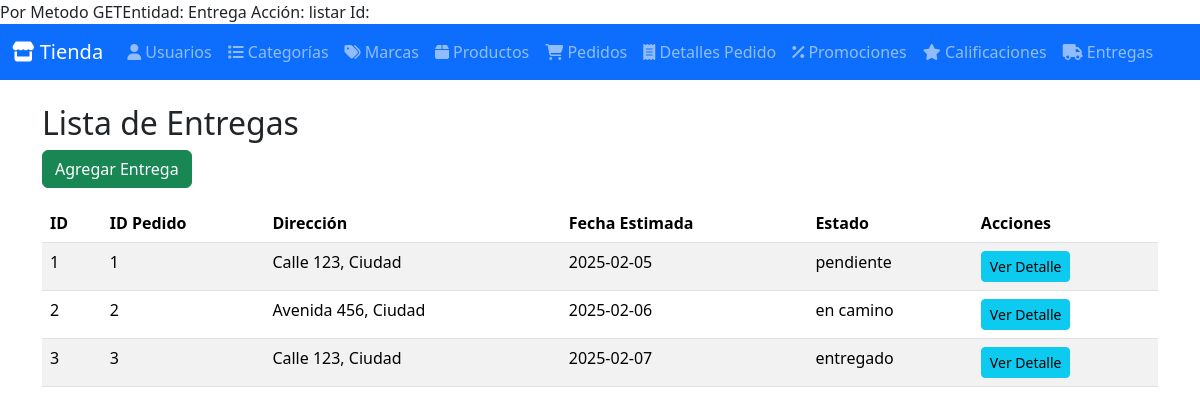
The app's page /index.php?entity=Entrega&action=listar with its own data.
### tables this page shows
CREATE TABLE entregas (
    id INT AUTO_INCREMENT PRIMARY KEY,
    id_pedido INT,
    direccion_entrega TEXT NOT NULL,
    fecha_estimada DATE,
    estado ENUM('pendiente', 'en camino', 'entregado') DEFAULT 'pendiente',
    FOREIGN KEY (id_pedido) REFERENCES pedidos(id) ON DELETE CASCADE
);

### Model/ClassEntrega.php (called while the page is built, shortened)
<?php
require_once BASE_PATH . DIRECTORY_SEPARATOR . 'Config' . DIRECTORY_SEPARATOR . 'ClassDatabase.php';
class ClassEntrega {
    private $conn;
    public function __construct() {
        $db = new ClassDatabase();
        $this->conn = $db->getConnection();
    }
    public function getEntregas() {
        $query = "SELECT * FROM entregas";
        $stmt = $this->conn->prepare($query);
        $stmt->execute();
        return $stmt->fetchAll(PDO::FETCH_ASSOC);
    }
}
?>

### Config/ClassDatabase.php (called while the page is built, shortened)
<?php
class ClassDatabase {
    private $host = 'localhost';
    private $db_name = 'bd_tienda_dulces';
    private $username = 'root';
    private $password = 'password';
    public function getConnection() {
        $this->conn = null;
        try {
            $this->conn = new PDO("mysql:host={$this->host};dbname={$this->db_name}", $this->username, $this->password);
            $this->conn->setAttribute(PDO::ATTR_ERRMODE, PDO::ERRMODE_EXCEPTION);
        } catch (PDOException $e) {
            echo "Error de conexión: " . $e->getMessage();
        }
        return $this->conn;
    }
}
?>

### Controller/ClassEntregaController.php (called while the page is built, shortened)
<?php
require_once BASE_PATH . DIRECTORY_SEPARATOR . 'Model' . DIRECTORY_SEPARATOR . 'ClassEntrega.php';
class ClassEntregaController {
    public function getEntregaController() {
        $entregaModel = new ClassEntrega();
        return $entregaModel->getEntregas();
    }
}
?>

### View/Entrega/listaEntrega.php (the view)
<?php
echo "<h2>Lista de Entregas</h2>";
echo "<a href='index.php?entity=Entrega&action=insertar' class='btn btn-success mb-3'>Agregar Entrega</a>";
echo "<table class='table table-striped'>";
echo "<thead><tr>
        <th>ID</th><th>ID Pedido</th><th>Dirección</th><th>Fecha Estimada</th><th>Estado</th><th>Acciones</th>
      </tr></thead><tbody>";
foreach ($listadoelementos as $entrega) {
    echo "<tr>";
    echo "<td>{$entrega['id']}</td>";
    echo "<td>{$entrega['id_pedido']}</td>";
    echo "<td>{$entrega['direccion_entrega']}</td>";
    echo "<td>{$entrega['fecha_estimada']}</td>";
    echo "<td>{$entrega['estado']}</td>";
    echo "<td>
        <a href='index.php?entity=Entrega&action=detalle&id={$entrega['id']}' class='btn btn-info btn-sm'>Ver Detalle</a>
    </td>";
    echo "</tr>";
}
echo "</tbody></table>";
?>

### records on screen
entregas: id "1", id_pedido "1", direccion_entrega "Calle 123, Ciudad", fecha_estimada "2025-02-05", estado "pendiente"
entregas: id "2", id_pedido "2", direccion_entrega "Avenida 456, Ciudad", fecha_estimada "2025-02-06", estado "en camino"
entregas: id "3", id_pedido "3", direccion_entrega "Calle 123, Ciudad", fecha_estimada "2025-02-07", estado "entregado"

### other values on screen
$entity "Entrega"
$action "listar"
$label "Usuarios Categorías Marcas Productos Pedidos Detalles Pedido Promociones Calificaciones Entregas"
